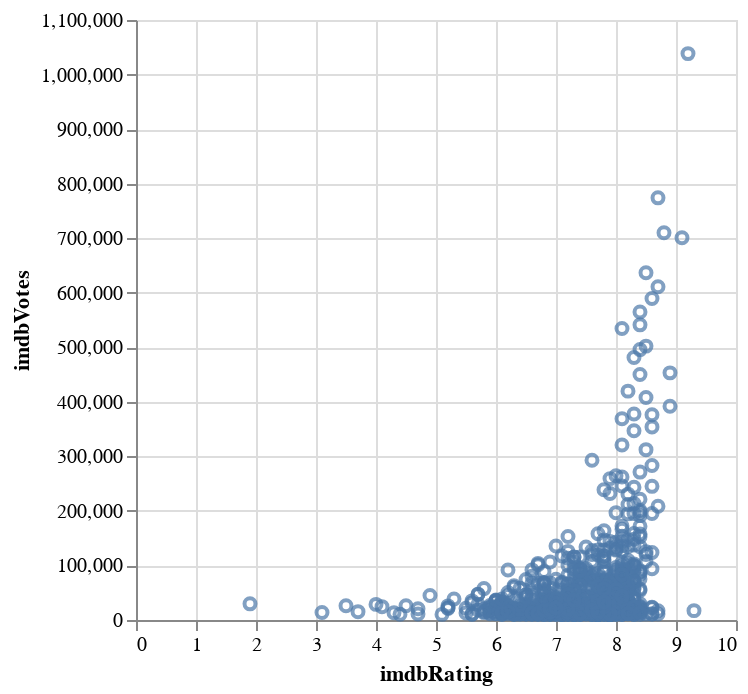

Notebook code cell kept with this figure:
### Code cell
alt.Chart(this_df.head(1000)).mark_point().encode(
    x = 'imdbRating',
    y = 'imdbVotes',
    tooltip = ['title', 'imdbRating', 'imdbVotes']    
)

### Figure 1 — Vega-Lite specification as saved in the notebook (floating-point values rounded to 4 significant figures; data arrays with more than 128 entries replaced by an {"elided": "..."} marker saying what was removed)
{"config": {"view": {"continuousWidth": 300, "continuousHeight": 300}}, "data": {"name": "data-3e253de17ec6f683284a69c304f5142a"}, "mark": {"type": "point"}, "encoding": {"tooltip": [{"field": "title", "type": "nominal"}, {"field": "imdbRating", "type": "quantitative"}, {"field": "imdbVotes", "type": "quantitative"}], "x": {"field": "imdbRating", "type": "quantitative"}, "y": {"field": "imdbVotes", "type": "quantitative"}}, "$schema": "https://vega.github.io/schema/vega-lite/v5.20.1.json", "datasets": {"data-3e253de17ec6f683284a69c304f5142a": {"elided": "1000 records"}}}
